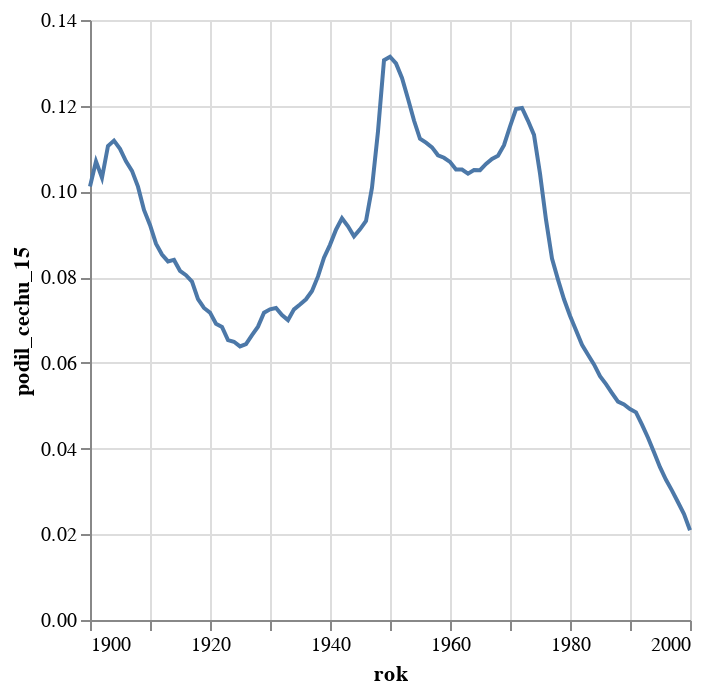

Notebook code cell kept with this figure:
### Code cell
alt.Chart(odmlceni.filter(pl.col("rok").is_between(datetime.date(year = 1900, month=1, day=1), datetime.date(year = 2000, month=1, day=1))).to_pandas()).mark_line().encode(alt.Y("podil_cechu_15:Q"),alt.X('rok:T'))

### Figure 1 — Vega-Lite specification as saved in the notebook (floating-point values rounded to 4 significant figures)
{"config": {"view": {"continuousWidth": 300, "continuousHeight": 300}}, "data": {"name": "data-1b7766d75918d71ad4a31adde0577b71"}, "mark": {"type": "line"}, "encoding": {"x": {"field": "rok", "type": "temporal"}, "y": {"field": "podil_cechu_15", "type": "quantitative"}}, "$schema": "https://vega.github.io/schema/vega-lite/v5.8.0.json", "datasets": {"data-1b7766d75918d71ad4a31adde0577b71": [{"rok": "1900-01-01T00:00:00", "podil_vsech_5": 0.2781, "podil_cechu_5": 0.2315, "podil_vsech_10": 0.1743, "podil_cechu_10": 0.1421, "podil_vsech_15": 0.1243, "podil_cechu_15": 0.1011, "podil_vsech_20": 0.09911, "podil_cechu_20": 0.08326}, {"rok": "1901-01-01T00:00:00", "podil_vsech_5": 0.2756, "podil_cechu_5": 0.227, "podil_vsech_10": 0.177, "podil_cechu_10": 0.1442, "podil_vsech_15": 0.1311, "podil_cechu_15": 0.107, "podil_vsech_20": 0.09962, "podil_cechu_20": 0.08487}, {"rok": "1902-01-01T00:00:00", "podil_vsech_5": 0.2688, "podil_cechu_5": 0.2217, "podil_vsech_10": 0.1681, "podil_cechu_10": 0.1382, "podil_vsech_15": 0.1271, "podil_cechu_15": 0.1032, "podil_vsech_20": 0.0937, "podil_cechu_20": 0.07917}, {"rok": "1903-01-01T00:00:00", "podil_vsech_5": 0.2778, "podil_cechu_5": 0.2306, "podil_vsech_10": 0.1684, "podil_cechu_10": 0.1371, "podil_vsech_15": 0.1349, "podil_cechu_15": 0.1106, "podil_vsech_20": 0.0967, "podil_cechu_20": 0.07997}, {"rok": "1904-01-01T00:00:00", "podil_vsech_5": 0.2814, "podil_cechu_5": 0.2369, "podil_vsech_10": 0.171, "podil_cechu_10": 0.142, "podil_vsech_15": 0.135, "podil_cechu_15": 0.1119, "podil_vsech_20": 0.09235, "podil_cechu_20": 0.07493}, {"rok": "1905-01-01T00:00:00", "podil_vsech_5": 0.2735, "podil_cechu_5": 0.2328, "podil_vsech_10": 0.1781, "podil_cechu_10": 0.1485, "podil_vsech_15": 0.1323, "podil_cechu_15": 0.1099, "podil_vsech_20": 0.09074, "podil_cechu_20": 0.0734}, {"rok": "1906-01-01T00:00:00", "podil_vsech_5": 0.2678, "podil_cechu_5": 0.2285, "podil_vsech_10": 0.1833, "podil_cechu_10": 0.1535, "podil_vsech_15": 0.1278, "podil_cechu_15": 0.107, "podil_vsech_20": 0.08522, "podil_cechu_20": 0.0707}, {"rok": "1907-01-01T00:00:00", "podil_vsech_5": 0.2653, "podil_cechu_5": 0.2275, "podil_vsech_10": 0.1897, "podil_cechu_10": 0.1575, "podil_vsech_15": 0.1271, "podil_cechu_15": 0.1048, "podil_vsech_20": 0.08096, "podil_cechu_20": 0.06809}, {"rok": "1908-01-01T00:00:00", "podil_vsech_5": 0.2564, "podil_cechu_5": 0.2191, "podil_vsech_10": 0.1889, "podil_cechu_10": 0.16, "podil_vsech_15": 0.1235, "podil_cechu_15": 0.1011, "podil_vsech_20": 0.07701, "podil_cechu_20": 0.06671}, {"rok": "1909-01-01T00:00:00", "podil_vsech_5": 0.2596, "podil_cechu_5": 0.2259, "podil_vsech_10": 0.1888, "podil_cechu_10": 0.1595, "podil_vsech_15": 0.1178, "podil_cechu_15": 0.09568, "podil_vsech_20": 0.07392, "podil_cechu_20": 0.0635}, {"rok": "1910-01-01T00:00:00", "podil_vsech_5": 0.2729, "podil_cechu_5": 0.2395, "podil_vsech_10": 0.1852, "podil_cechu_10": 0.1571, "podil_vsech_15": 0.1129, "podil_cechu_15": 0.09217, "podil_vsech_20": 0.07258, "podil_cechu_20": 0.06182}, {"rok": "1911-01-01T00:00:00", "podil_vsech_5": 0.2922, "podil_cechu_5": 0.257, "podil_vsech_10": 0.1809, "podil_cechu_10": 0.1556, "podil_vsech_15": 0.1065, "podil_cechu_15": 0.08782, "podil_vsech_20": 0.06983, "podil_cechu_20": 0.05997}, {"rok": "1912-01-01T00:00:00", "podil_vsech_5": 0.3097, "podil_cechu_5": 0.2706, "podil_vsech_10": 0.1771, "podil_cechu_10": 0.1483, "podil_vsech_15": 0.1016, "podil_cechu_15": 0.08528, "podil_vsech_20": 0.07051, "podil_cechu_20": 0.06143}, {"rok": "1913-01-01T00:00:00", "podil_vsech_5": 0.3268, "podil_cechu_5": 0.2877, "podil_vsech_10": 0.1757, "podil_cechu_10": 0.1471, "podil_vsech_15": 0.09826, "podil_cechu_15": 0.08367, "podil_vsech_20": 0.07027, "podil_cechu_20": 0.06119}, {"rok": "1914-01-01T00:00:00", "podil_vsech_5": 0.3318, "podil_cechu_5": 0.2953, "podil_vsech_10": 0.1722, "podil_cechu_10": 0.1415, "podil_vsech_15": 0.09946, "podil_cechu_15": 0.08402, "podil_vsech_20": 0.07235, "podil_cechu_20": 0.06229}, {"rok": "1915-01-01T00:00:00", "podil_vsech_5": 0.3132, "podil_cechu_5": 0.2787, "podil_vsech_10": 0.1614, "podil_cechu_10": 0.1318, "podil_vsech_15": 0.09591, "podil_cechu_15": 0.08148, "podil_vsech_20": 0.07244, "podil_cechu_20": 0.06117}, {"rok": "1916-01-01T00:00:00", "podil_vsech_5": 0.2833, "podil_cechu_5": 0.252, "podil_vsech_10": 0.1477, "podil_cechu_10": 0.1232, "podil_vsech_15": 0.09257, "podil_cechu_15": 0.08045, "podil_vsech_20": 0.06979, "podil_cechu_20": 0.05929}, {"rok": "1917-01-01T00:00:00", "podil_vsech_5": 0.2582, "podil_cechu_5": 0.2246, "podil_vsech_10": 0.1365, "podil_cechu_10": 0.1162, "podil_vsech_15": 0.0908, "podil_cechu_15": 0.07898, "podil_vsech_20": 0.0677, "podil_cechu_20": 0.05752}, {"rok": "1918-01-01T00:00:00", "podil_vsech_5": 0.2398, "podil_cechu_5": 0.2062, "podil_vsech_10": 0.1282, "podil_cechu_10": 0.1112, "podil_vsech_15": 0.08697, "podil_cechu_15": 0.07485, "podil_vsech_20": 0.06601, "podil_cechu_20": 0.05513}, {"rok": "1919-01-01T00:00:00", "podil_vsech_5": 0.2229, "podil_cechu_5": 0.1876, "podil_vsech_10": 0.1208, "podil_cechu_10": 0.1032, "podil_vsech_15": 0.08546, "podil_cechu_15": 0.07281, "podil_vsech_20": 0.06556, "podil_cechu_20": 0.05345}, {"rok": "1920-01-01T00:00:00", "podil_vsech_5": 0.2098, "podil_cechu_5": 0.1771, "podil_vsech_10": 0.1172, "podil_cechu_10": 0.09985, "podil_vsech_15": 0.08543, "podil_cechu_15": 0.07172, "podil_vsech_20": 0.06507, "podil_cechu_20": 0.0512}, {"rok": "1921-01-01T00:00:00", "podil_vsech_5": 0.2007, "podil_cechu_5": 0.1718, "podil_vsech_10": 0.1155, "podil_cechu_10": 0.09903, "podil_vsech_15": 0.08333, "podil_cechu_15": 0.06912, "podil_vsech_20": 0.06314, "podil_cechu_20": 0.05012}, {"rok": "1922-01-01T00:00:00", "podil_vsech_5": 0.1937, "podil_cechu_5": 0.1687, "podil_vsech_10": 0.1154, "podil_cechu_10": 0.09799, "podil_vsech_15": 0.08292, "podil_cechu_15": 0.06838, "podil_vsech_20": 0.06462, "podil_cechu_20": 0.05143}, {"rok": "1923-01-01T00:00:00", "podil_vsech_5": 0.1896, "podil_cechu_5": 0.1669, "podil_vsech_10": 0.1149, "podil_cechu_10": 0.09766, "podil_vsech_15": 0.08057, "podil_cechu_15": 0.06529, "podil_vsech_20": 0.06531, "podil_cechu_20": 0.05182}, {"rok": "1924-01-01T00:00:00", "podil_vsech_5": 0.1847, "podil_cechu_5": 0.1647, "podil_vsech_10": 0.1152, "podil_cechu_10": 0.09946, "podil_vsech_15": 0.08058, "podil_cechu_15": 0.06493, "podil_vsech_20": 0.0663, "podil_cechu_20": 0.0518}, {"rok": "1925-01-01T00:00:00", "podil_vsech_5": 0.1829, "podil_cechu_5": 0.1651, "podil_vsech_10": 0.1178, "podil_cechu_10": 0.1013, "podil_vsech_15": 0.08068, "podil_cechu_15": 0.06385, "podil_vsech_20": 0.06693, "podil_cechu_20": 0.05263}, {"rok": "1926-01-01T00:00:00", "podil_vsech_5": 0.1885, "podil_cechu_5": 0.1712, "podil_vsech_10": 0.1204, "podil_cechu_10": 0.102, "podil_vsech_15": 0.08307, "podil_cechu_15": 0.06439, "podil_vsech_20": 0.06958, "podil_cechu_20": 0.05291}, {"rok": "1927-01-01T00:00:00", "podil_vsech_5": 0.1976, "podil_cechu_5": 0.1768, "podil_vsech_10": 0.1216, "podil_cechu_10": 0.09966, "podil_vsech_15": 0.08757, "podil_cechu_15": 0.06649, "podil_vsech_20": 0.06993, "podil_cechu_20": 0.05039}, {"rok": "1928-01-01T00:00:00", "podil_vsech_5": 0.2035, "podil_cechu_5": 0.1778, "podil_vsech_10": 0.1224, "podil_cechu_10": 0.09533, "podil_vsech_15": 0.09387, "podil_cechu_15": 0.06845, "podil_vsech_20": 0.07133, "podil_cechu_20": 0.04907}, {"rok": "1929-01-01T00:00:00", "podil_vsech_5": 0.2052, "podil_cechu_5": 0.1777, "podil_vsech_10": 0.1241, "podil_cechu_10": 0.09585, "podil_vsech_15": 0.09888, "podil_cechu_15": 0.0717, "podil_vsech_20": 0.07374, "podil_cechu_20": 0.05089}, {"rok": "1930-01-01T00:00:00", "podil_vsech_5": 0.2087, "podil_cechu_5": 0.1762, "podil_vsech_10": 0.1249, "podil_cechu_10": 0.09313, "podil_vsech_15": 0.1025, "podil_cechu_15": 0.0725, "podil_vsech_20": 0.07632, "podil_cechu_20": 0.05217}, {"rok": "1931-01-01T00:00:00", "podil_vsech_5": 0.2083, "podil_cechu_5": 0.1736, "podil_vsech_10": 0.1291, "podil_cechu_10": 0.0962, "podil_vsech_15": 0.1042, "podil_cechu_15": 0.07279, "podil_vsech_20": 0.08069, "podil_cechu_20": 0.05552}, {"rok": "1932-01-01T00:00:00", "podil_vsech_5": 0.2054, "podil_cechu_5": 0.1687, "podil_vsech_10": 0.1373, "podil_cechu_10": 0.1024, "podil_vsech_15": 0.1037, "podil_cechu_15": 0.07116, "podil_vsech_20": 0.08617, "podil_cechu_20": 0.05937}, {"rok": "1933-01-01T00:00:00", "podil_vsech_5": 0.2029, "podil_cechu_5": 0.1651, "podil_vsech_10": 0.1442, "podil_cechu_10": 0.1078, "podil_vsech_15": 0.101, "podil_cechu_15": 0.06999, "podil_vsech_20": 0.08669, "podil_cechu_20": 0.05949}, {"rok": "1934-01-01T00:00:00", "podil_vsech_5": 0.205, "podil_cechu_5": 0.1666, "podil_vsech_10": 0.1513, "podil_cechu_10": 0.1134, "podil_vsech_15": 0.104, "podil_cechu_15": 0.07249, "podil_vsech_20": 0.08884, "podil_cechu_20": 0.06148}, {"rok": "1935-01-01T00:00:00", "podil_vsech_5": 0.2015, "podil_cechu_5": 0.1607, "podil_vsech_10": 0.1553, "podil_cechu_10": 0.1147, "podil_vsech_15": 0.1069, "podil_cechu_15": 0.07363, "podil_vsech_20": 0.09133, "podil_cechu_20": 0.06212}, {"rok": "1936-01-01T00:00:00", "podil_vsech_5": 0.2007, "podil_cechu_5": 0.158, "podil_vsech_10": 0.152, "podil_cechu_10": 0.1112, "podil_vsech_15": 0.1089, "podil_cechu_15": 0.07483, "podil_vsech_20": 0.09318, "podil_cechu_20": 0.06348}, {"rok": "1937-01-01T00:00:00", "podil_vsech_5": 0.2142, "podil_cechu_5": 0.1704, "podil_vsech_10": 0.1434, "podil_cechu_10": 0.1027, "podil_vsech_15": 0.1108, "podil_cechu_15": 0.07675, "podil_vsech_20": 0.0941, "podil_cechu_20": 0.06497}, {"rok": "1938-01-01T00:00:00", "podil_vsech_5": 0.2415, "podil_cechu_5": 0.1931, "podil_vsech_10": 0.1432, "podil_cechu_10": 0.1016, "podil_vsech_15": 0.117, "podil_cechu_15": 0.08018, "podil_vsech_20": 0.0977, "podil_cechu_20": 0.0683}, {"rok": "1939-01-01T00:00:00", "podil_vsech_5": 0.2683, "podil_cechu_5": 0.2167, "podil_vsech_10": 0.1489, "podil_cechu_10": 0.1053, "podil_vsech_15": 0.1232, "podil_cechu_15": 0.08454, "podil_vsech_20": 0.1009, "podil_cechu_20": 0.0709}, {"rok": "1940-01-01T00:00:00", "podil_vsech_5": 0.2721, "podil_cechu_5": 0.2204, "podil_vsech_10": 0.1517, "podil_cechu_10": 0.1091, "podil_vsech_15": 0.1265, "podil_cechu_15": 0.08754, "podil_vsech_20": 0.1039, "podil_cechu_20": 0.07398}, {"rok": "1941-01-01T00:00:00", "podil_vsech_5": 0.2537, "podil_cechu_5": 0.2048, "podil_vsech_10": 0.1553, "podil_cechu_10": 0.114, "podil_vsech_15": 0.1284, "podil_cechu_15": 0.09107, "podil_vsech_20": 0.1062, "podil_cechu_20": 0.07688}, {"rok": "1942-01-01T00:00:00", "podil_vsech_5": 0.2233, "podil_cechu_5": 0.1745, "podil_vsech_10": 0.1598, "podil_cechu_10": 0.1176, "podil_vsech_15": 0.1313, "podil_cechu_15": 0.09372, "podil_vsech_20": 0.11, "podil_cechu_20": 0.07978}, {"rok": "1943-01-01T00:00:00", "podil_vsech_5": 0.2001, "podil_cechu_5": 0.1531, "podil_vsech_10": 0.1595, "podil_cechu_10": 0.1165, "podil_vsech_15": 0.1278, "podil_cechu_15": 0.09186, "podil_vsech_20": 0.1101, "podil_cechu_20": 0.08036}, {"rok": "1944-01-01T00:00:00", "podil_vsech_5": 0.1933, "podil_cechu_5": 0.1466, "podil_vsech_10": 0.1566, "podil_cechu_10": 0.1138, "podil_vsech_15": 0.1238, "podil_cechu_15": 0.08951, "podil_vsech_20": 0.1093, "podil_cechu_20": 0.07941}, {"rok": "1945-01-01T00:00:00", "podil_vsech_5": 0.1916, "podil_cechu_5": 0.1467, "podil_vsech_10": 0.1557, "podil_cechu_10": 0.114, "podil_vsech_15": 0.1239, "podil_cechu_15": 0.09115, "podil_vsech_20": 0.1089, "podil_cechu_20": 0.08042}, {"rok": "1946-01-01T00:00:00", "podil_vsech_5": 0.1931, "podil_cechu_5": 0.1506, "podil_vsech_10": 0.1551, "podil_cechu_10": 0.1153, "podil_vsech_15": 0.1241, "podil_cechu_15": 0.0931, "podil_vsech_20": 0.1098, "podil_cechu_20": 0.08263}, {"rok": "1947-01-01T00:00:00", "podil_vsech_5": 0.2076, "podil_cechu_5": 0.1667, "podil_vsech_10": 0.1626, "podil_cechu_10": 0.1243, "podil_vsech_15": 0.1313, "podil_cechu_15": 0.1009, "podil_vsech_20": 0.1153, "podil_cechu_20": 0.08905}, {"rok": "1948-01-01T00:00:00", "podil_vsech_5": 0.2325, "podil_cechu_5": 0.1915, "podil_vsech_10": 0.1744, "podil_cechu_10": 0.1378, "podil_vsech_15": 0.1449, "podil_cechu_15": 0.114, "podil_vsech_20": 0.1256, "podil_cechu_20": 0.1002}, {"rok": "1949-01-01T00:00:00", "podil_vsech_5": 0.2641, "podil_cechu_5": 0.2202, "podil_vsech_10": 0.1923, "podil_cechu_10": 0.1553, "podil_vsech_15": 0.1633, "podil_cechu_15": 0.1306, "podil_vsech_20": 0.1368, "podil_cechu_20": 0.1119}, {"rok": "1950-01-01T00:00:00", "podil_vsech_5": 0.2648, "podil_cechu_5": 0.2216, "podil_vsech_10": 0.1901, "podil_cechu_10": 0.1545, "podil_vsech_15": 0.1619, "podil_cechu_15": 0.1314, "podil_vsech_20": 0.1317, "podil_cechu_20": 0.1089}, {"rok": "1951-01-01T00:00:00", "podil_vsech_5": 0.2556, "podil_cechu_5": 0.2148, "podil_vsech_10": 0.1854, "podil_cechu_10": 0.1528, "podil_vsech_15": 0.1574, "podil_cechu_15": 0.1299, "podil_vsech_20": 0.1269, "podil_cechu_20": 0.1071}, {"rok": "1952-01-01T00:00:00", "podil_vsech_5": 0.2437, "podil_cechu_5": 0.2046, "podil_vsech_10": 0.1818, "podil_cechu_10": 0.1507, "podil_vsech_15": 0.1524, "podil_cechu_15": 0.1265, "podil_vsech_20": 0.1237, "podil_cechu_20": 0.1052}, {"rok": "1953-01-01T00:00:00", "podil_vsech_5": 0.2283, "podil_cechu_5": 0.1923, "podil_vsech_10": 0.1762, "podil_cechu_10": 0.1461, "podil_vsech_15": 0.146, "podil_cechu_15": 0.1216, "podil_vsech_20": 0.1206, "podil_cechu_20": 0.1031}, {"rok": "1954-01-01T00:00:00", "podil_vsech_5": 0.2187, "podil_cechu_5": 0.186, "podil_vsech_10": 0.1714, "podil_cechu_10": 0.1424, "podil_vsech_15": 0.1393, "podil_cechu_15": 0.1165, "podil_vsech_20": 0.1175, "podil_cechu_20": 0.1011}, {"rok": "1955-01-01T00:00:00", "podil_vsech_5": 0.2168, "podil_cechu_5": 0.1856, "podil_vsech_10": 0.1689, "podil_cechu_10": 0.1417, "podil_vsech_15": 0.1336, "podil_cechu_15": 0.1123, "podil_vsech_20": 0.1144, "podil_cechu_20": 0.09901}, {"rok": "1956-01-01T00:00:00", "podil_vsech_5": 0.2148, "podil_cechu_5": 0.1858, "podil_vsech_10": 0.1656, "podil_cechu_10": 0.1397, "podil_vsech_15": 0.1307, "podil_cechu_15": 0.1114, "podil_vsech_20": 0.1125, "podil_cechu_20": 0.09792}, {"rok": "1957-01-01T00:00:00", "podil_vsech_5": 0.2157, "podil_cechu_5": 0.1884, "podil_vsech_10": 0.1631, "podil_cechu_10": 0.1383, "podil_vsech_15": 0.1284, "podil_cechu_15": 0.1103, "podil_vsech_20": 0.11, "podil_cechu_20": 0.09663}, {"rok": "1958-01-01T00:00:00", "podil_vsech_5": 0.2143, "podil_cechu_5": 0.1881, "podil_vsech_10": 0.1607, "podil_cechu_10": 0.1373, "podil_vsech_15": 0.1259, "podil_cechu_15": 0.1084, "podil_vsech_20": 0.1079, "podil_cechu_20": 0.09508}, {"rok": "1959-01-01T00:00:00", "podil_vsech_5": 0.2164, "podil_cechu_5": 0.1903, "podil_vsech_10": 0.1573, "podil_cechu_10": 0.1357, "podil_vsech_15": 0.1238, "podil_cechu_15": 0.1079, "podil_vsech_20": 0.1067, "podil_cechu_20": 0.09435}, {"rok": "1960-01-01T00:00:00", "podil_vsech_5": 0.217, "podil_cechu_5": 0.1923, "podil_vsech_10": 0.1526, "podil_cechu_10": 0.1316, "podil_vsech_15": 0.1216, "podil_cechu_15": 0.1069, "podil_vsech_20": 0.1047, "podil_cechu_20": 0.09322}, {"rok": "1961-01-01T00:00:00", "podil_vsech_5": 0.2165, "podil_cechu_5": 0.1914, "podil_vsech_10": 0.151, "podil_cechu_10": 0.1303, "podil_vsech_15": 0.1193, "podil_cechu_15": 0.1051, "podil_vsech_20": 0.1035, "podil_cechu_20": 0.09254}, {"rok": "1962-01-01T00:00:00", "podil_vsech_5": 0.2163, "podil_cechu_5": 0.1905, "podil_vsech_10": 0.1503, "podil_cechu_10": 0.1309, "podil_vsech_15": 0.1182, "podil_cechu_15": 0.1051, "podil_vsech_20": 0.1024, "podil_cechu_20": 0.09148}, {"rok": "1963-01-01T00:00:00", "podil_vsech_5": 0.2145, "podil_cechu_5": 0.1896, "podil_vsech_10": 0.1484, "podil_cechu_10": 0.1293, "podil_vsech_15": 0.117, "podil_cechu_15": 0.1042, "podil_vsech_20": 0.1003, "podil_cechu_20": 0.08952}, {"rok": "1964-01-01T00:00:00", "podil_vsech_5": 0.2159, "podil_cechu_5": 0.193, "podil_vsech_10": 0.1483, "podil_cechu_10": 0.1311, "podil_vsech_15": 0.1167, "podil_cechu_15": 0.105, "podil_vsech_20": 0.09963, "podil_cechu_20": 0.08915}, {"rok": "1965-01-01T00:00:00", "podil_vsech_5": 0.2151, "podil_cechu_5": 0.1927, "podil_vsech_10": 0.1481, "podil_cechu_10": 0.1325, "podil_vsech_15": 0.1165, "podil_cechu_15": 0.105, "podil_vsech_20": 0.0993, "podil_cechu_20": 0.08846}, {"rok": "1966-01-01T00:00:00", "podil_vsech_5": 0.2138, "podil_cechu_5": 0.192, "podil_vsech_10": 0.1492, "podil_cechu_10": 0.1342, "podil_vsech_15": 0.1179, "podil_cechu_15": 0.1064, "podil_vsech_20": 0.09968, "podil_cechu_20": 0.08899}, {"rok": "1967-01-01T00:00:00", "podil_vsech_5": 0.2144, "podil_cechu_5": 0.1942, "podil_vsech_10": 0.1498, "podil_cechu_10": 0.1358, "podil_vsech_15": 0.1188, "podil_cechu_15": 0.1076, "podil_vsech_20": 0.1, "podil_cechu_20": 0.08942}, {"rok": "1968-01-01T00:00:00", "podil_vsech_5": 0.2167, "podil_cechu_5": 0.197, "podil_vsech_10": 0.1518, "podil_cechu_10": 0.1384, "podil_vsech_15": 0.1198, "podil_cechu_15": 0.1084, "podil_vsech_20": 0.1013, "podil_cechu_20": 0.09084}, {"rok": "1969-01-01T00:00:00", "podil_vsech_5": 0.2181, "podil_cechu_5": 0.2, "podil_vsech_10": 0.1535, "podil_cechu_10": 0.1408, "podil_vsech_15": 0.1221, "podil_cechu_15": 0.1108, "podil_vsech_20": 0.1033, "podil_cechu_20": 0.09326}, {"rok": "1970-01-01T00:00:00", "podil_vsech_5": 0.2221, "podil_cechu_5": 0.2062, "podil_vsech_10": 0.1572, "podil_cechu_10": 0.1441, "podil_vsech_15": 0.1271, "podil_cechu_15": 0.1151, "podil_vsech_20": 0.1011, "podil_cechu_20": 0.09075}, {"rok": "1971-01-01T00:00:00", "podil_vsech_5": 0.2291, "podil_cechu_5": 0.2134, "podil_vsech_10": 0.1642, "podil_cechu_10": 0.1504, "podil_vsech_15": 0.132, "podil_cechu_15": 0.1192, "podil_vsech_20": 0.09476, "podil_cechu_20": 0.08519}, {"rok": "1972-01-01T00:00:00", "podil_vsech_5": 0.2318, "podil_cechu_5": 0.2153, "podil_vsech_10": 0.1672, "podil_cechu_10": 0.152, "podil_vsech_15": 0.133, "podil_cechu_15": 0.1195, "podil_vsech_20": 0.08667, "podil_cechu_20": 0.07818}, {"rok": "1973-01-01T00:00:00", "podil_vsech_5": 0.2268, "podil_cechu_5": 0.2107, "podil_vsech_10": 0.1639, "podil_cechu_10": 0.1482, "podil_vsech_15": 0.13, "podil_cechu_15": 0.1165, "podil_vsech_20": 0.08012, "podil_cechu_20": 0.07256}, {"rok": "1974-01-01T00:00:00", "podil_vsech_5": 0.2241, "podil_cechu_5": 0.2085, "podil_vsech_10": 0.16, "podil_cechu_10": 0.1446, "podil_vsech_15": 0.1263, "podil_cechu_15": 0.1132, "podil_vsech_20": 0.07436, "podil_cechu_20": 0.06764}, {"rok": "1975-01-01T00:00:00", "podil_vsech_5": 0.2198, "podil_cechu_5": 0.2032, "podil_vsech_10": 0.1569, "podil_cechu_10": 0.141, "podil_vsech_15": 0.1174, "podil_cechu_15": 0.1042, "podil_vsech_20": 0.06953, "podil_cechu_20": 0.06294}, {"rok": "1976-01-01T00:00:00", "podil_vsech_5": 0.2168, "podil_cechu_5": 0.2006, "podil_vsech_10": 0.1529, "podil_cechu_10": 0.1374, "podil_vsech_15": 0.1052, "podil_cechu_15": 0.09341, "podil_vsech_20": 0.06412, "podil_cechu_20": 0.05867}, {"rok": "1977-01-01T00:00:00", "podil_vsech_5": 0.2127, "podil_cechu_5": 0.1959, "podil_vsech_10": 0.1502, "podil_cechu_10": 0.1346, "podil_vsech_15": 0.09464, "podil_cechu_15": 0.08432, "podil_vsech_20": 0.06082, "podil_cechu_20": 0.0557}, {"rok": "1978-01-01T00:00:00", "podil_vsech_5": 0.2097, "podil_cechu_5": 0.1918, "podil_vsech_10": 0.1477, "podil_cechu_10": 0.132, "podil_vsech_15": 0.08846, "podil_cechu_15": 0.07941, "podil_vsech_20": 0.05779, "podil_cechu_20": 0.05318}, {"rok": "1979-01-01T00:00:00", "podil_vsech_5": 0.2043, "podil_cechu_5": 0.1867, "podil_vsech_10": 0.1433, "podil_cechu_10": 0.1283, "podil_vsech_15": 0.08274, "podil_cechu_15": 0.07484, "podil_vsech_20": 0.05535, "podil_cechu_20": 0.05118}, {"rok": "1980-01-01T00:00:00", "podil_vsech_5": 0.2016, "podil_cechu_5": 0.1852, "podil_vsech_10": 0.1342, "podil_cechu_10": 0.1202, "podil_vsech_15": 0.07811, "podil_cechu_15": 0.071, "podil_vsech_20": 0.05172, "podil_cechu_20": 0.04831}, {"rok": "1981-01-01T00:00:00", "podil_vsech_5": 0.1986, "podil_cechu_5": 0.1826, "podil_vsech_10": 0.1229, "podil_cechu_10": 0.1103, "podil_vsech_15": 0.07347, "podil_cechu_15": 0.06761, "podil_vsech_20": 0.04933, "podil_cechu_20": 0.04628}, {"rok": "1982-01-01T00:00:00", "podil_vsech_5": 0.1944, "podil_cechu_5": 0.1782, "podil_vsech_10": 0.1123, "podil_cechu_10": 0.101, "podil_vsech_15": 0.06995, "podil_cechu_15": 0.0642, "podil_vsech_20": 0.04678, "podil_cechu_20": 0.04359}, {"rok": "1983-01-01T00:00:00", "podil_vsech_5": 0.1891, "podil_cechu_5": 0.1745, "podil_vsech_10": 0.1061, "podil_cechu_10": 0.09702, "podil_vsech_15": 0.06684, "podil_cechu_15": 0.0619, "podil_vsech_20": 0.04434, "podil_cechu_20": 0.04147}, {"rok": "1984-01-01T00:00:00", "podil_vsech_5": 0.1838, "podil_cechu_5": 0.17, "podil_vsech_10": 0.1019, "podil_cechu_10": 0.09393, "podil_vsech_15": 0.06435, "podil_cechu_15": 0.05964, "podil_vsech_20": 0.0426, "podil_cechu_20": 0.03977}, {"rok": "1985-01-01T00:00:00", "podil_vsech_5": 0.1722, "podil_cechu_5": 0.1588, "podil_vsech_10": 0.09719, "podil_cechu_10": 0.09008, "podil_vsech_15": 0.06084, "podil_cechu_15": 0.05688, "podil_vsech_20": 0.04091, "podil_cechu_20": 0.03828}, {"rok": "1986-01-01T00:00:00", "podil_vsech_5": 0.1616, "podil_cechu_5": 0.1486, "podil_vsech_10": 0.09363, "podil_cechu_10": 0.08767, "podil_vsech_15": 0.05876, "podil_cechu_15": 0.05503, "podil_vsech_20": 0.03909, "podil_cechu_20": 0.03657}, {"rok": "1987-01-01T00:00:00", "podil_vsech_5": 0.1546, "podil_cechu_5": 0.1438, "podil_vsech_10": 0.09133, "podil_cechu_10": 0.08578, "podil_vsech_15": 0.05668, "podil_cechu_15": 0.05295, "podil_vsech_20": 0.03662, "podil_cechu_20": 0.03406}, {"rok": "1988-01-01T00:00:00", "podil_vsech_5": 0.1517, "podil_cechu_5": 0.1432, "podil_vsech_10": 0.08892, "podil_cechu_10": 0.08385, "podil_vsech_15": 0.05477, "podil_cechu_15": 0.05094, "podil_vsech_20": 0.03472, "podil_cechu_20": 0.03194}, {"rok": "1989-01-01T00:00:00", "podil_vsech_5": 0.151, "podil_cechu_5": 0.1436, "podil_vsech_10": 0.08807, "podil_cechu_10": 0.08289, "podil_vsech_15": 0.05405, "podil_cechu_15": 0.05028, "podil_vsech_20": 0.03302, "podil_cechu_20": 0.03032}, {"rok": "1990-01-01T00:00:00", "podil_vsech_5": 0.1513, "podil_cechu_5": 0.1455, "podil_vsech_10": 0.08673, "podil_cechu_10": 0.08249, "podil_vsech_15": 0.05258, "podil_cechu_15": 0.04922, "podil_vsech_20": 0.03115, "podil_cechu_20": 0.0286}, {"rok": "1991-01-01T00:00:00", "podil_vsech_5": 0.1504, "podil_cechu_5": 0.1464, "podil_vsech_10": 0.08595, "podil_cechu_10": 0.08263, "podil_vsech_15": 0.05125, "podil_cechu_15": 0.04845, "podil_vsech_20": 0.0288, "podil_cechu_20": 0.02696}, {"rok": "1992-01-01T00:00:00", "podil_vsech_5": 0.1476, "podil_cechu_5": 0.1444, "podil_vsech_10": 0.08314, "podil_cechu_10": 0.08012, "podil_vsech_15": 0.04825, "podil_cechu_15": 0.04559, "podil_vsech_20": 0.02604, "podil_cechu_20": 0.02451}, {"rok": "1993-01-01T00:00:00", "podil_vsech_5": 0.1453, "podil_cechu_5": 0.142, "podil_vsech_10": 0.07933, "podil_cechu_10": 0.07651, "podil_vsech_15": 0.04493, "podil_cechu_15": 0.04252, "podil_vsech_20": 0.02316, "podil_cechu_20": 0.02168}, {"rok": "1994-01-01T00:00:00", "podil_vsech_5": 0.1409, "podil_cechu_5": 0.1377, "podil_vsech_10": 0.07555, "podil_cechu_10": 0.07274, "podil_vsech_15": 0.04153, "podil_cechu_15": 0.03914, "podil_vsech_20": 0.02043, "podil_cechu_20": 0.01902}, {"rok": "1995-01-01T00:00:00", "podil_vsech_5": 0.1342, "podil_cechu_5": 0.1313, "podil_vsech_10": 0.0714, "podil_cechu_10": 0.06827, "podil_vsech_15": 0.03809, "podil_cechu_15": 0.03567, "podil_vsech_20": 0.01778, "podil_cechu_20": 0.01632}, {"rok": "1996-01-01T00:00:00", "podil_vsech_5": 0.1315, "podil_cechu_5": 0.128, "podil_vsech_10": 0.06845, "podil_cechu_10": 0.06533, "podil_vsech_15": 0.03477, "podil_cechu_15": 0.03272, "podil_vsech_20": 0.01536, "podil_cechu_20": 0.01366}, {"rok": "1997-01-01T00:00:00", "podil_vsech_5": 0.1293, "podil_cechu_5": 0.1235, "podil_vsech_10": 0.06552, "podil_cechu_10": 0.06097, "podil_vsech_15": 0.03249, "podil_cechu_15": 0.03019, "podil_vsech_20": 0.01319, "podil_cechu_20": 0.01162}, {"rok": "1998-01-01T00:00:00", "podil_vsech_5": 0.125, "podil_cechu_5": 0.118, "podil_vsech_10": 0.06255, "podil_cechu_10": 0.05709, "podil_vsech_15": 0.03009, "podil_cechu_15": 0.02748, "podil_vsech_20": 0.01143, "podil_cechu_20": 0.009893}, {"rok": "1999-01-01T00:00:00", "podil_vsech_5": 0.1211, "podil_cechu_5": 0.1136, "podil_vsech_10": 0.05864, "podil_cechu_10": 0.05356, "podil_vsech_15": 0.02732, "podil_cechu_15": 0.02471, "podil_vsech_20": 0.009181, "podil_cechu_20": 0.007929}, {"rok": "2000-01-01T00:00:00", "podil_vsech_5": 0.1158, "podil_cechu_5": 0.1077, "podil_vsech_10": 0.05424, "podil_cechu_10": 0.04923, "podil_vsech_15": 0.02375, "podil_cechu_15": 0.02095, "podil_vsech_20": 0.00709, "podil_cechu_20": 0.00608}]}}
